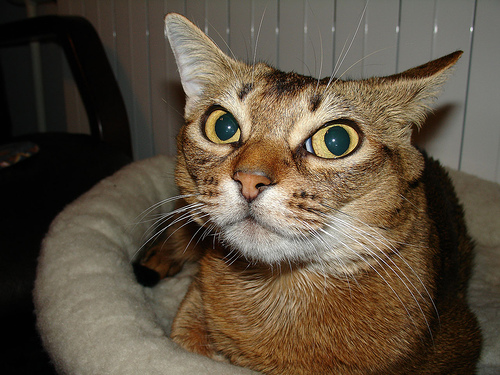
#> input picture Morphological_transformations/catmor/inputcat1.jpg, 500 x 375 px, found by its file name
$ jupyter execute morphological-transformation-using-opencv.ipynb   (shell and % lines are left out)
#> lines starting #> are read from the running program, lines starting #| are printed output that depends on the picture
# What is Morphological transformation

Morphological transformation is a set of image processing techniques used to manipulate the shape, size, and structure of objects in an image. These techniques are based on the mathematical theory of morphology, which deals with the structure and form of objects.

# Classification of Morphological transformation

Morphological transformation techniques can be classified into two categories:
1. binary and
2. grayscale.

# Binary Morphological transformation
Binary morphological transformations are used to process binary images, where each pixel is either black or white.The most common binary morphological transformations are erosion, dilation, opening, and closing.

# Grayscale Morphological transformation
Grayscale morphological transformations are used to process grayscale images, where each pixel has a value between 0 and 255 representing its brightness. The most common grayscale morphological transformations are top-hat, bottom-hat, and gradient. Top-hat enhances the small features in an image, while bottom-hat enhances the larger features. Gradient enhances the edges of objects in an image.

# Application of Morphological transformation
Morphological transformations can be applied in a variety of image processing tasks, including image segmentation, noise reduction, edge detection, and feature extraction. They are particularly useful in tasks where the shape and structure of objects in an image are important, such as medical imaging and industrial inspection.

# Sample code for Morphological transformation
Here I will expalin the basic code of Morphological transformation where I used only one image as a input

First, import the following library

[cell 1]
import cv2
import numpy as np
import matplotlib.pyplot as plt
import warnings

Take a image as a Iuput. Here I used cat image as a Input.

[cell 2]
imageArgs = {"image": "../input/catmor/inputcat1.jpg"}

To show the output of Morphological transformation, I defined a user define function ( named as catImageShow)

[cell 3]
def catImageShow(imagetitle, image):
    imagevaraiable= cv2.cvtColor(image,cv2.COLOR_BGR2RGB)
    plt.figure(figsize=(4,3))
    plt.imshow(imagevaraiable)
    plt.title(imagetitle)
    plt.show()

## Erosion morphological transformation operation
Erosion is a morphological transformation operation in image processing that is used to remove small or thin structures from an image. It works by convolving a structuring element, which is a small binary image, with the input image. The structuring element is moved over the input image, and the output image is generated by taking the minimum pixel value of all the pixels in the input image that are overlapped by the structuring element.

# Application of Erosion morphological transformation operation
The erosion operation is often used to remove noise from binary images or to separate connected regions in an image. It can also be used in combination with other morphological operations, such as dilation and opening, to perform more complex image processing tasks.

# Syntax of Erosion morphological transformation operation:

erode (src, dst, kernel, anchor, iterations, borderType, borderValue)

Parameters:

1. src: Input image
2. dst: Output image
3. kernel: The structuring element used for erosion.
4. anchor: Anchor position inside the structuring element. The default value is [-1, -1} signifying position as the center of the structuring element.

5. iterations: Number of times erosion is applied.
6. borderType: Type of border (BORDER_CONSTANT, BORDER_REPLICATE, etc.)
7. borderValue: Border value

In this code, I used only 3 parameters. That are src, none, iterations.

[cell 4]
image = cv2.imread(imageArgs["image"])
#> image is the input picture: shape (375, 500, 3); mean B, G, R 63.9, 80.3, 92.8
imagegray= cv2.cvtColor(image, cv2.COLOR_BGR2GRAY)
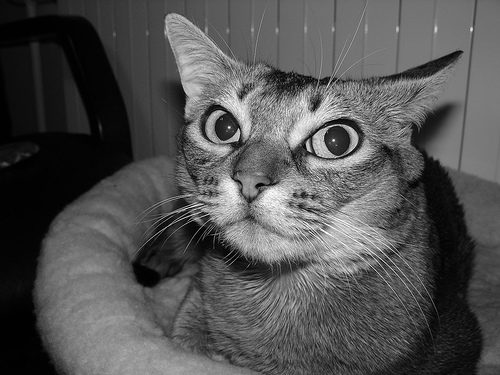
#> imagegray: shape (375, 500); min 0, max 255, mean 82.1
catImageShow("Cat image", imagegray)
for i in range(0,5):
    imageErosion = cv2.erode(imagegray,None,iterations =i+1)
    catImageShow("Image imageErosion number is {}".format(i+1),imageErosion)
#> this loop made 5 passes
#> pass 1, `imageErosion = cv2.erode(imagegray,None,iterations =i+1)`:
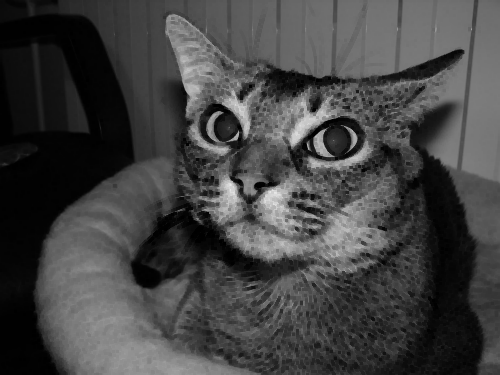
#> imageErosion: shape (375, 500); min 0, max 231, mean 66.9
#> pass 2, `imageErosion = cv2.erode(imagegray,None,iterations =i+1)`:
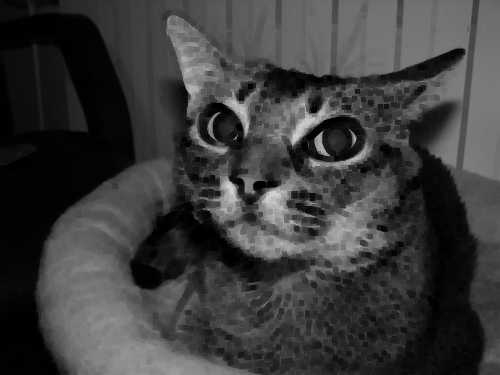
#> imageErosion: shape (375, 500); min 0, max 218, mean 59.8

# Dilation morphological transformation operation
Dilation is the opposite of Erosion, instead of shrinking it expands the foreground object.
It involves modifying the shape of an object in an image by expanding its boundaries or making it thicker.
The effect of dilation on an image depends on the size and shape of the structuring element used. If the structuring element is small, the dilation will produce small changes in the image. If the structuring element is large, the dilation will produce larger changes in the image.

# Application of Dilation morphological transformation operation
Dilation is often used to fill small gaps or holes in objects in an image, to smooth the boundaries of objects, or to increase the size of objects in an image. It can also be used as a preprocessing step for other image processing operations such as edge detection, segmentation, and feature extraction.

# Syntax of Dilation morphological transformation operation:
dilate (src, dst, kernel, anchor, iterations, borderType, borderValue)

[cell 5]
image = cv2.imread(imageArgs["image"])
imagegray= cv2.cvtColor(image, cv2.COLOR_BGR2GRAY)
catImageShow("Cat image", imagegray)
for i in range(0,5):
    imageDilate = cv2.dilate(imagegray,None,iterations =i+1)
    catImageShow("Image Dilate number is {}".format(i+1),imageDilate)
#> this loop made 5 passes
#> pass 1, `imageDilate = cv2.dilate(imagegray,None,iterations =i+1)`:
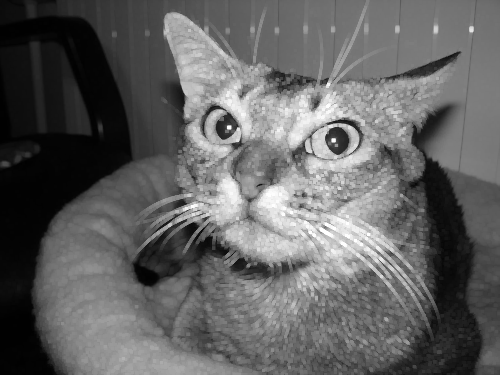
#> imageDilate: shape (375, 500); min 1, max 255, mean 98.1
#> pass 2, `imageDilate = cv2.dilate(imagegray,None,iterations =i+1)`:
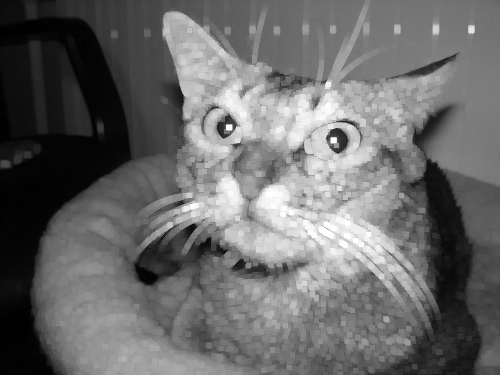
#> imageDilate: shape (375, 500); min 1, max 255, mean 105.9

# Opening morphological transformation operation
This operation is a combination of erosion followed by dilation. It is usually used for removing internal noise present inside an image.
# Syntax
cv2.morphologyEx(src, cv2.MORPH_OPEN, kernel[, dst[, anchor[, iterations[, borderType[, borderValue]]]]])

[cell 6]
image = cv2.imread(imageArgs["image"])
imagegray= cv2.cvtColor(image, cv2.COLOR_BGR2GRAY)
kernelSize = [(3,3),
             (7,7),
             (9,9)]
for i in kernelSize:
    k=cv2.getStructuringElement(cv2.MORPH_RECT, i)
    mo = cv2.morphologyEx(imagegray,cv2.MORPH_OPEN,k)
    catImageShow("Opening Output : ({}, {})".format(kernelSize[0],kernelSize[1]),mo)
#> this loop made 3 passes
#> pass 2, `mo = cv2.morphologyEx(imagegray,cv2.MORPH_OPEN,k)`:
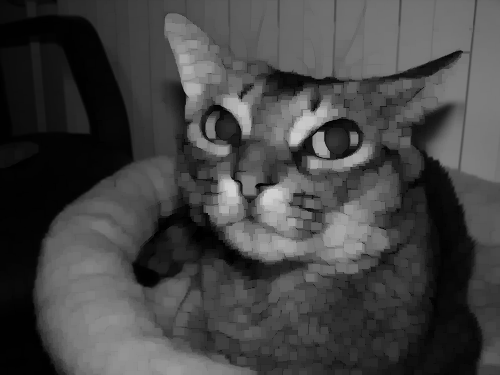
#> mo: shape (375, 500); min 0, max 208, mean 68

# Closing morphological transformation operation
This operation is a combination of dilation followed by erosion. It can be used to close small holes inside the foreground objects.

# Syntax
cv2.morphologyEx(src, cv2.MORPH_CLOSE, kernel[, dst[, anchor[, iterations[, borderType[, borderValue]]]]])

[cell 7]
image = cv2.imread(imageArgs["image"])
imagegray= cv2.cvtColor(image, cv2.COLOR_BGR2GRAY)
kernelSize = [(3,3),
             (7,7),
             (9,9)]
for i in kernelSize:
    k=cv2.getStructuringElement(cv2.MORPH_RECT, i)
    mo = cv2.morphologyEx(imagegray,cv2.MORPH_CLOSE,k)
    catImageShow("Closing Output : ({}, {})".format(kernelSize[0],kernelSize[1]),mo)
#> this loop made 3 passes
#> k on pass 1: [[1, 1, 1], [1, 1, 1], [1, 1, 1]]
#> pass 1, `mo = cv2.morphologyEx(imagegray,cv2.MORPH_CLOSE,k)`:
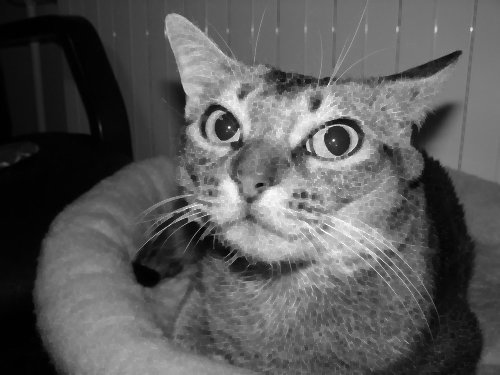
#> mo: shape (375, 500); min 1, max 255, mean 89.3
#> pass 2, `mo = cv2.morphologyEx(imagegray,cv2.MORPH_CLOSE,k)`:
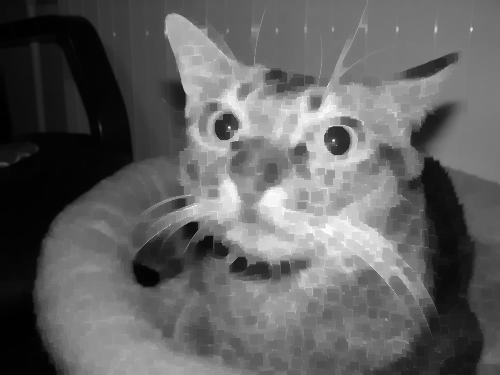
#> mo: shape (375, 500); min 1, max 255, mean 97.4

# Gradient
This operation is the difference between dilation and erosion of an image. It can be used to extract edges from an image.
# Syntax
cv2.morphologyEx(src, cv2.MORPH_GRADIENT, kernel[, dst[, anchor[, iterations[, borderType[, borderValue]]]]])

[cell 8]
image = cv2.imread(imageArgs["image"])
imagegray= cv2.cvtColor(image, cv2.COLOR_BGR2GRAY)
kernelSize = [(3,3),
             (5,5),
             (7,7)]

#catimageShow("Cat image", imagegray)
for i in kernelSize:
    k=cv2.getStructuringElement(cv2.MORPH_RECT, i)
    mo = cv2.morphologyEx(imagegray,cv2.MORPH_GRADIENT,k)
    catImageShow("Gradient output : ({}, {})".format(kernelSize[0],kernelSize[1]),mo)
#> this loop made 3 passes
#> pass 1, `mo = cv2.morphologyEx(imagegray,cv2.MORPH_GRADIENT,k)`:
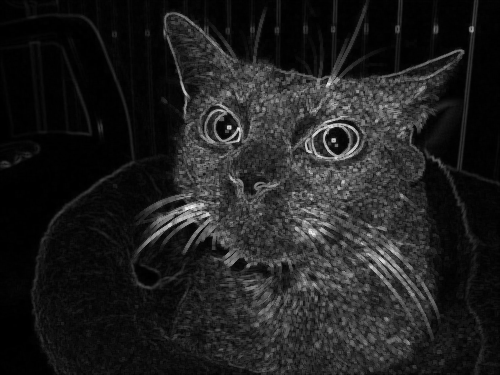
#> mo: shape (375, 500); min 0, max 249, mean 31.2
#> pass 2, `mo = cv2.morphologyEx(imagegray,cv2.MORPH_GRADIENT,k)`:
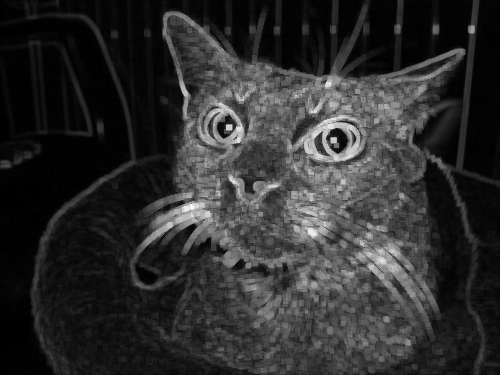
#> mo: shape (375, 500); min 0, max 249, mean 46.1
